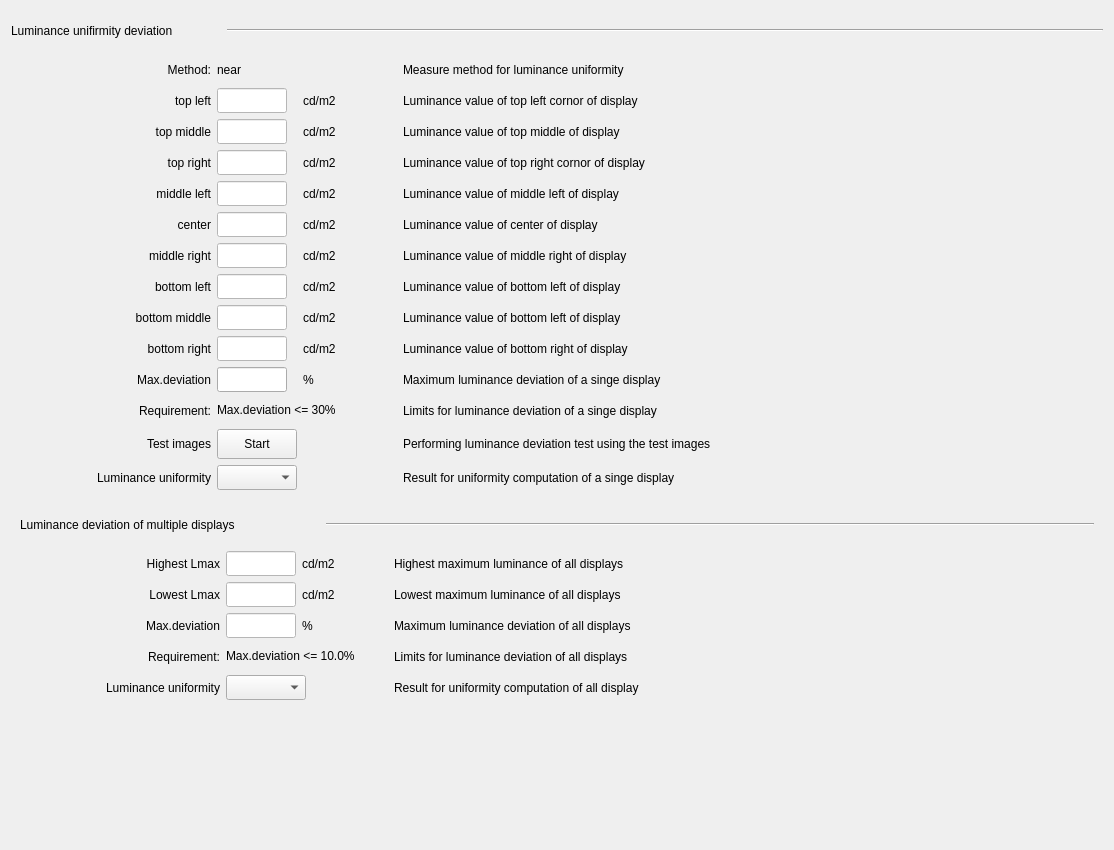
<?xml version="1.0" encoding="UTF-8"?>
<ui version="4.0">
 <class>LuminanceDeviation</class>
 <widget class="QWidget" name="LuminanceDeviation">
  <property name="geometry">
   <rect>
    <x>0</x>
    <y>0</y>
    <width>1114</width>
    <height>850</height>
   </rect>
  </property>
  <property name="windowTitle">
   <string>Form</string>
  </property>
  <layout class="QGridLayout" name="gridLayout_3">
   <item row="0" column="0">
    <layout class="QHBoxLayout" name="horizontalLayout_333">
     <item>
      <widget class="QLabel" name="label_835">
       <property name="minimumSize">
        <size>
         <width>210</width>
         <height>40</height>
        </size>
       </property>
       <property name="maximumSize">
        <size>
         <width>210</width>
         <height>40</height>
        </size>
       </property>
       <property name="text">
        <string>Luminance unifirmity deviation</string>
       </property>
      </widget>
     </item>
     <item>
      <widget class="Line" name="line_50">
       <property name="orientation">
        <enum>Qt::Horizontal</enum>
       </property>
      </widget>
     </item>
    </layout>
   </item>
   <item row="1" column="0">
    <layout class="QGridLayout" name="gridLayout">
     <item row="3" column="4">
      <widget class="QLabel" name="label_843">
       <property name="minimumSize">
        <size>
         <width>700</width>
         <height>0</height>
        </size>
       </property>
       <property name="maximumSize">
        <size>
         <width>700</width>
         <height>16777215</height>
        </size>
       </property>
       <property name="text">
        <string>Luminance value of top right cornor of display</string>
       </property>
      </widget>
     </item>
     <item row="6" column="2">
      <widget class="QLabel" name="lable_middle_right_2">
       <property name="minimumSize">
        <size>
         <width>41</width>
         <height>0</height>
        </size>
       </property>
       <property name="maximumSize">
        <size>
         <width>41</width>
         <height>16777215</height>
        </size>
       </property>
       <property name="text">
        <string>cd/m2</string>
       </property>
      </widget>
     </item>
     <item row="4" column="4">
      <widget class="QLabel" name="lable_middle_left_3">
       <property name="minimumSize">
        <size>
         <width>700</width>
         <height>0</height>
        </size>
       </property>
       <property name="maximumSize">
        <size>
         <width>700</width>
         <height>16777215</height>
        </size>
       </property>
       <property name="text">
        <string>Luminance value of middle left of display</string>
       </property>
      </widget>
     </item>
     <item row="4" column="2">
      <widget class="QLabel" name="lable_middle_left_2">
       <property name="minimumSize">
        <size>
         <width>41</width>
         <height>0</height>
        </size>
       </property>
       <property name="maximumSize">
        <size>
         <width>41</width>
         <height>16777215</height>
        </size>
       </property>
       <property name="text">
        <string>cd/m2</string>
       </property>
      </widget>
     </item>
     <item row="5" column="0">
      <widget class="QLabel" name="label_845">
       <property name="minimumSize">
        <size>
         <width>200</width>
         <height>0</height>
        </size>
       </property>
       <property name="maximumSize">
        <size>
         <width>200</width>
         <height>16777215</height>
        </size>
       </property>
       <property name="text">
        <string>center</string>
       </property>
       <property name="alignment">
        <set>Qt::AlignRight|Qt::AlignTrailing|Qt::AlignVCenter</set>
       </property>
      </widget>
     </item>
     <item row="6" column="0">
      <widget class="QLabel" name="lable_middle_right_1">
       <property name="minimumSize">
        <size>
         <width>200</width>
         <height>0</height>
        </size>
       </property>
       <property name="maximumSize">
        <size>
         <width>200</width>
         <height>16777215</height>
        </size>
       </property>
       <property name="text">
        <string>middle right</string>
       </property>
       <property name="alignment">
        <set>Qt::AlignRight|Qt::AlignTrailing|Qt::AlignVCenter</set>
       </property>
      </widget>
     </item>
     <item row="7" column="1">
      <widget class="QLineEdit" name="BottomLeftLum_lineEdit">
       <property name="minimumSize">
        <size>
         <width>70</width>
         <height>25</height>
        </size>
       </property>
       <property name="maximumSize">
        <size>
         <width>70</width>
         <height>25</height>
        </size>
       </property>
       <property name="styleSheet">
        <string notr="true">background-color: rgb(255, 255, 255);</string>
       </property>
      </widget>
     </item>
     <item row="10" column="0">
      <widget class="QLabel" name="label_1184">
       <property name="minimumSize">
        <size>
         <width>200</width>
         <height>0</height>
        </size>
       </property>
       <property name="maximumSize">
        <size>
         <width>200</width>
         <height>16777215</height>
        </size>
       </property>
       <property name="text">
        <string>Max.deviation</string>
       </property>
       <property name="alignment">
        <set>Qt::AlignRight|Qt::AlignTrailing|Qt::AlignVCenter</set>
       </property>
      </widget>
     </item>
     <item row="1" column="4">
      <widget class="QLabel" name="label_841">
       <property name="minimumSize">
        <size>
         <width>700</width>
         <height>0</height>
        </size>
       </property>
       <property name="maximumSize">
        <size>
         <width>700</width>
         <height>16777215</height>
        </size>
       </property>
       <property name="text">
        <string>Luminance value of top left cornor of display</string>
       </property>
      </widget>
     </item>
     <item row="3" column="2">
      <widget class="QLabel" name="label_844">
       <property name="minimumSize">
        <size>
         <width>41</width>
         <height>0</height>
        </size>
       </property>
       <property name="maximumSize">
        <size>
         <width>41</width>
         <height>16777215</height>
        </size>
       </property>
       <property name="text">
        <string>cd/m2</string>
       </property>
      </widget>
     </item>
     <item row="5" column="4">
      <widget class="QLabel" name="label_846">
       <property name="minimumSize">
        <size>
         <width>700</width>
         <height>0</height>
        </size>
       </property>
       <property name="maximumSize">
        <size>
         <width>700</width>
         <height>16777215</height>
        </size>
       </property>
       <property name="text">
        <string>Luminance value of center of display</string>
       </property>
      </widget>
     </item>
     <item row="5" column="1">
      <widget class="QLineEdit" name="Center_lineEdit">
       <property name="minimumSize">
        <size>
         <width>70</width>
         <height>25</height>
        </size>
       </property>
       <property name="maximumSize">
        <size>
         <width>70</width>
         <height>25</height>
        </size>
       </property>
       <property name="styleSheet">
        <string notr="true">background-color: rgb(255, 255, 255);</string>
       </property>
      </widget>
     </item>
     <item row="9" column="0">
      <widget class="QLabel" name="label_1183">
       <property name="minimumSize">
        <size>
         <width>200</width>
         <height>0</height>
        </size>
       </property>
       <property name="maximumSize">
        <size>
         <width>200</width>
         <height>16777215</height>
        </size>
       </property>
       <property name="text">
        <string>bottom right</string>
       </property>
       <property name="alignment">
        <set>Qt::AlignRight|Qt::AlignTrailing|Qt::AlignVCenter</set>
       </property>
      </widget>
     </item>
     <item row="9" column="2">
      <widget class="QLabel" name="label_1182">
       <property name="minimumSize">
        <size>
         <width>41</width>
         <height>0</height>
        </size>
       </property>
       <property name="maximumSize">
        <size>
         <width>41</width>
         <height>16777215</height>
        </size>
       </property>
       <property name="text">
        <string>cd/m2</string>
       </property>
      </widget>
     </item>
     <item row="13" column="0">
      <widget class="QLabel" name="label_1192">
       <property name="minimumSize">
        <size>
         <width>200</width>
         <height>0</height>
        </size>
       </property>
       <property name="maximumSize">
        <size>
         <width>200</width>
         <height>16777215</height>
        </size>
       </property>
       <property name="text">
        <string>Luminance uniformity</string>
       </property>
       <property name="alignment">
        <set>Qt::AlignRight|Qt::AlignTrailing|Qt::AlignVCenter</set>
       </property>
      </widget>
     </item>
     <item row="12" column="0">
      <widget class="QLabel" name="label_1190">
       <property name="minimumSize">
        <size>
         <width>200</width>
         <height>0</height>
        </size>
       </property>
       <property name="maximumSize">
        <size>
         <width>200</width>
         <height>16777215</height>
        </size>
       </property>
       <property name="text">
        <string>Test images</string>
       </property>
       <property name="alignment">
        <set>Qt::AlignRight|Qt::AlignTrailing|Qt::AlignVCenter</set>
       </property>
      </widget>
     </item>
     <item row="7" column="2">
      <widget class="QLabel" name="label_848">
       <property name="minimumSize">
        <size>
         <width>41</width>
         <height>0</height>
        </size>
       </property>
       <property name="maximumSize">
        <size>
         <width>41</width>
         <height>16777215</height>
        </size>
       </property>
       <property name="text">
        <string>cd/m2</string>
       </property>
      </widget>
     </item>
     <item row="10" column="4">
      <widget class="QLabel" name="label_1186">
       <property name="minimumSize">
        <size>
         <width>700</width>
         <height>0</height>
        </size>
       </property>
       <property name="maximumSize">
        <size>
         <width>700</width>
         <height>16777215</height>
        </size>
       </property>
       <property name="text">
        <string>Maximum luminance deviation of a singe display </string>
       </property>
      </widget>
     </item>
     <item row="5" column="2">
      <widget class="QLabel" name="label_847">
       <property name="minimumSize">
        <size>
         <width>41</width>
         <height>0</height>
        </size>
       </property>
       <property name="maximumSize">
        <size>
         <width>41</width>
         <height>16777215</height>
        </size>
       </property>
       <property name="text">
        <string>cd/m2</string>
       </property>
      </widget>
     </item>
     <item row="9" column="1">
      <widget class="QLineEdit" name="BottomRightLum_lineEdit">
       <property name="minimumSize">
        <size>
         <width>70</width>
         <height>25</height>
        </size>
       </property>
       <property name="maximumSize">
        <size>
         <width>70</width>
         <height>25</height>
        </size>
       </property>
       <property name="styleSheet">
        <string notr="true">background-color: rgb(255, 255, 255);</string>
       </property>
      </widget>
     </item>
     <item row="4" column="0">
      <widget class="QLabel" name="lable_middle_left_1">
       <property name="minimumSize">
        <size>
         <width>200</width>
         <height>0</height>
        </size>
       </property>
       <property name="maximumSize">
        <size>
         <width>200</width>
         <height>16777215</height>
        </size>
       </property>
       <property name="text">
        <string>middle left</string>
       </property>
       <property name="alignment">
        <set>Qt::AlignRight|Qt::AlignTrailing|Qt::AlignVCenter</set>
       </property>
      </widget>
     </item>
     <item row="7" column="4">
      <widget class="QLabel" name="label_849">
       <property name="minimumSize">
        <size>
         <width>700</width>
         <height>0</height>
        </size>
       </property>
       <property name="maximumSize">
        <size>
         <width>700</width>
         <height>16777215</height>
        </size>
       </property>
       <property name="text">
        <string>Luminance value of bottom left of display</string>
       </property>
      </widget>
     </item>
     <item row="10" column="2">
      <widget class="QLabel" name="label_1185">
       <property name="minimumSize">
        <size>
         <width>20</width>
         <height>0</height>
        </size>
       </property>
       <property name="maximumSize">
        <size>
         <width>20</width>
         <height>16777215</height>
        </size>
       </property>
       <property name="text">
        <string>%</string>
       </property>
      </widget>
     </item>
     <item row="11" column="4">
      <widget class="QLabel" name="label_1189">
       <property name="minimumSize">
        <size>
         <width>700</width>
         <height>0</height>
        </size>
       </property>
       <property name="maximumSize">
        <size>
         <width>700</width>
         <height>16777215</height>
        </size>
       </property>
       <property name="text">
        <string>Limits for luminance deviation of a singe display</string>
       </property>
      </widget>
     </item>
     <item row="3" column="1">
      <widget class="QLineEdit" name="TopRightLum_lineEdit">
       <property name="minimumSize">
        <size>
         <width>70</width>
         <height>25</height>
        </size>
       </property>
       <property name="maximumSize">
        <size>
         <width>70</width>
         <height>25</height>
        </size>
       </property>
       <property name="styleSheet">
        <string notr="true">background-color: rgb(255, 255, 255);</string>
       </property>
      </widget>
     </item>
     <item row="12" column="4">
      <widget class="QLabel" name="label_1191">
       <property name="minimumSize">
        <size>
         <width>700</width>
         <height>0</height>
        </size>
       </property>
       <property name="maximumSize">
        <size>
         <width>700</width>
         <height>16777215</height>
        </size>
       </property>
       <property name="text">
        <string>Performing luminance deviation test using the test images</string>
       </property>
      </widget>
     </item>
     <item row="11" column="0">
      <widget class="QLabel" name="label_1187">
       <property name="minimumSize">
        <size>
         <width>200</width>
         <height>0</height>
        </size>
       </property>
       <property name="maximumSize">
        <size>
         <width>200</width>
         <height>16777215</height>
        </size>
       </property>
       <property name="text">
        <string>Requirement:</string>
       </property>
       <property name="alignment">
        <set>Qt::AlignRight|Qt::AlignTrailing|Qt::AlignVCenter</set>
       </property>
      </widget>
     </item>
     <item row="3" column="0">
      <widget class="QLabel" name="label_842">
       <property name="minimumSize">
        <size>
         <width>200</width>
         <height>0</height>
        </size>
       </property>
       <property name="maximumSize">
        <size>
         <width>200</width>
         <height>16777215</height>
        </size>
       </property>
       <property name="text">
        <string>top right</string>
       </property>
       <property name="alignment">
        <set>Qt::AlignRight|Qt::AlignTrailing|Qt::AlignVCenter</set>
       </property>
      </widget>
     </item>
     <item row="11" column="1" colspan="3">
      <widget class="QLabel" name="label_1188">
       <property name="minimumSize">
        <size>
         <width>0</width>
         <height>25</height>
        </size>
       </property>
       <property name="text">
        <string>Max.deviation &lt;= 30%</string>
       </property>
      </widget>
     </item>
     <item row="6" column="4">
      <widget class="QLabel" name="lable_middle_right_3">
       <property name="minimumSize">
        <size>
         <width>700</width>
         <height>0</height>
        </size>
       </property>
       <property name="maximumSize">
        <size>
         <width>700</width>
         <height>16777215</height>
        </size>
       </property>
       <property name="text">
        <string>Luminance value of middle right of display</string>
       </property>
      </widget>
     </item>
     <item row="2" column="2">
      <widget class="QLabel" name="lable_top_middle_2">
       <property name="minimumSize">
        <size>
         <width>41</width>
         <height>0</height>
        </size>
       </property>
       <property name="maximumSize">
        <size>
         <width>41</width>
         <height>16777215</height>
        </size>
       </property>
       <property name="text">
        <string>cd/m2</string>
       </property>
      </widget>
     </item>
     <item row="10" column="1">
      <widget class="QLineEdit" name="MaxDeviation_lineEdit">
       <property name="minimumSize">
        <size>
         <width>70</width>
         <height>25</height>
        </size>
       </property>
       <property name="maximumSize">
        <size>
         <width>70</width>
         <height>25</height>
        </size>
       </property>
       <property name="styleSheet">
        <string notr="true"/>
       </property>
       <property name="readOnly">
        <bool>true</bool>
       </property>
      </widget>
     </item>
     <item row="12" column="1">
      <widget class="QPushButton" name="TestUniformity">
       <property name="minimumSize">
        <size>
         <width>0</width>
         <height>30</height>
        </size>
       </property>
       <property name="maximumSize">
        <size>
         <width>16777215</width>
         <height>30</height>
        </size>
       </property>
       <property name="text">
        <string>Start</string>
       </property>
      </widget>
     </item>
     <item row="1" column="1">
      <widget class="QLineEdit" name="TopLeftLum_lineEdit">
       <property name="minimumSize">
        <size>
         <width>70</width>
         <height>25</height>
        </size>
       </property>
       <property name="maximumSize">
        <size>
         <width>70</width>
         <height>25</height>
        </size>
       </property>
       <property name="styleSheet">
        <string notr="true">background-color: rgb(255, 255, 255);</string>
       </property>
      </widget>
     </item>
     <item row="2" column="4">
      <widget class="QLabel" name="lable_top_middle_3">
       <property name="minimumSize">
        <size>
         <width>700</width>
         <height>0</height>
        </size>
       </property>
       <property name="maximumSize">
        <size>
         <width>700</width>
         <height>16777215</height>
        </size>
       </property>
       <property name="text">
        <string>Luminance value of top middle of display</string>
       </property>
      </widget>
     </item>
     <item row="2" column="1">
      <widget class="QLineEdit" name="TopMiddLum_lineEdit">
       <property name="minimumSize">
        <size>
         <width>70</width>
         <height>25</height>
        </size>
       </property>
       <property name="maximumSize">
        <size>
         <width>70</width>
         <height>25</height>
        </size>
       </property>
       <property name="styleSheet">
        <string notr="true">background-color: rgb(255, 255, 255);</string>
       </property>
      </widget>
     </item>
     <item row="0" column="0">
      <widget class="QLabel" name="label_836">
       <property name="minimumSize">
        <size>
         <width>200</width>
         <height>0</height>
        </size>
       </property>
       <property name="maximumSize">
        <size>
         <width>200</width>
         <height>16777215</height>
        </size>
       </property>
       <property name="text">
        <string>Method:</string>
       </property>
       <property name="alignment">
        <set>Qt::AlignRight|Qt::AlignTrailing|Qt::AlignVCenter</set>
       </property>
      </widget>
     </item>
     <item row="7" column="0">
      <widget class="QLabel" name="label_850">
       <property name="minimumSize">
        <size>
         <width>200</width>
         <height>0</height>
        </size>
       </property>
       <property name="maximumSize">
        <size>
         <width>200</width>
         <height>16777215</height>
        </size>
       </property>
       <property name="text">
        <string>bottom left</string>
       </property>
       <property name="alignment">
        <set>Qt::AlignRight|Qt::AlignTrailing|Qt::AlignVCenter</set>
       </property>
      </widget>
     </item>
     <item row="4" column="1">
      <widget class="QLineEdit" name="Middle_left_lineEdit">
       <property name="minimumSize">
        <size>
         <width>70</width>
         <height>25</height>
        </size>
       </property>
       <property name="maximumSize">
        <size>
         <width>70</width>
         <height>25</height>
        </size>
       </property>
       <property name="styleSheet">
        <string notr="true">background-color: rgb(255, 255, 255);</string>
       </property>
      </widget>
     </item>
     <item row="6" column="1">
      <widget class="QLineEdit" name="Middle_right_lineEdit">
       <property name="minimumSize">
        <size>
         <width>70</width>
         <height>25</height>
        </size>
       </property>
       <property name="maximumSize">
        <size>
         <width>70</width>
         <height>25</height>
        </size>
       </property>
       <property name="styleSheet">
        <string notr="true">background-color: rgb(255, 255, 255);</string>
       </property>
      </widget>
     </item>
     <item row="13" column="4">
      <widget class="QLabel" name="label_1193">
       <property name="minimumSize">
        <size>
         <width>700</width>
         <height>0</height>
        </size>
       </property>
       <property name="maximumSize">
        <size>
         <width>700</width>
         <height>16777215</height>
        </size>
       </property>
       <property name="text">
        <string>Result for uniformity computation of a singe display</string>
       </property>
      </widget>
     </item>
     <item row="5" column="3">
      <spacer name="horizontalSpacer_211">
       <property name="orientation">
        <enum>Qt::Horizontal</enum>
       </property>
       <property name="sizeHint" stdset="0">
        <size>
         <width>40</width>
         <height>20</height>
        </size>
       </property>
      </spacer>
     </item>
     <item row="9" column="4">
      <widget class="QLabel" name="label_1181">
       <property name="minimumSize">
        <size>
         <width>700</width>
         <height>0</height>
        </size>
       </property>
       <property name="maximumSize">
        <size>
         <width>700</width>
         <height>16777215</height>
        </size>
       </property>
       <property name="text">
        <string>Luminance value of bottom right of display</string>
       </property>
      </widget>
     </item>
     <item row="1" column="2">
      <widget class="QLabel" name="label_840">
       <property name="minimumSize">
        <size>
         <width>41</width>
         <height>0</height>
        </size>
       </property>
       <property name="maximumSize">
        <size>
         <width>41</width>
         <height>16777215</height>
        </size>
       </property>
       <property name="text">
        <string>cd/m2</string>
       </property>
      </widget>
     </item>
     <item row="2" column="0">
      <widget class="QLabel" name="lable_top_middle_1">
       <property name="minimumSize">
        <size>
         <width>200</width>
         <height>0</height>
        </size>
       </property>
       <property name="maximumSize">
        <size>
         <width>200</width>
         <height>16777215</height>
        </size>
       </property>
       <property name="text">
        <string>top middle</string>
       </property>
       <property name="alignment">
        <set>Qt::AlignRight|Qt::AlignTrailing|Qt::AlignVCenter</set>
       </property>
      </widget>
     </item>
     <item row="13" column="1" colspan="2">
      <widget class="QComboBox" name="LumUniformity_comboBox">
       <property name="minimumSize">
        <size>
         <width>80</width>
         <height>25</height>
        </size>
       </property>
       <property name="maximumSize">
        <size>
         <width>80</width>
         <height>25</height>
        </size>
       </property>
      </widget>
     </item>
     <item row="0" column="1">
      <widget class="QLabel" name="label_837">
       <property name="minimumSize">
        <size>
         <width>0</width>
         <height>25</height>
        </size>
       </property>
       <property name="text">
        <string>near</string>
       </property>
      </widget>
     </item>
     <item row="0" column="4">
      <widget class="QLabel" name="label_838">
       <property name="minimumSize">
        <size>
         <width>700</width>
         <height>0</height>
        </size>
       </property>
       <property name="maximumSize">
        <size>
         <width>700</width>
         <height>16777215</height>
        </size>
       </property>
       <property name="text">
        <string>Measure method for luminance uniformity</string>
       </property>
      </widget>
     </item>
     <item row="1" column="0">
      <widget class="QLabel" name="label_839">
       <property name="minimumSize">
        <size>
         <width>200</width>
         <height>0</height>
        </size>
       </property>
       <property name="maximumSize">
        <size>
         <width>200</width>
         <height>16777215</height>
        </size>
       </property>
       <property name="text">
        <string>top left</string>
       </property>
       <property name="alignment">
        <set>Qt::AlignRight|Qt::AlignTrailing|Qt::AlignVCenter</set>
       </property>
      </widget>
     </item>
     <item row="8" column="0">
      <widget class="QLabel" name="label_bottom_middle_1">
       <property name="minimumSize">
        <size>
         <width>200</width>
         <height>0</height>
        </size>
       </property>
       <property name="maximumSize">
        <size>
         <width>200</width>
         <height>16777215</height>
        </size>
       </property>
       <property name="text">
        <string>bottom middle</string>
       </property>
       <property name="alignment">
        <set>Qt::AlignRight|Qt::AlignTrailing|Qt::AlignVCenter</set>
       </property>
      </widget>
     </item>
     <item row="8" column="1">
      <widget class="QLineEdit" name="Bottom_middle_lineEdit">
       <property name="minimumSize">
        <size>
         <width>70</width>
         <height>25</height>
        </size>
       </property>
       <property name="maximumSize">
        <size>
         <width>70</width>
         <height>25</height>
        </size>
       </property>
       <property name="styleSheet">
        <string notr="true">background-color: rgb(255, 255, 255);</string>
       </property>
      </widget>
     </item>
     <item row="8" column="2">
      <widget class="QLabel" name="label_bottom_middle_2">
       <property name="minimumSize">
        <size>
         <width>41</width>
         <height>0</height>
        </size>
       </property>
       <property name="maximumSize">
        <size>
         <width>41</width>
         <height>16777215</height>
        </size>
       </property>
       <property name="text">
        <string>cd/m2</string>
       </property>
      </widget>
     </item>
     <item row="8" column="4">
      <widget class="QLabel" name="label_bottom_middle_3">
       <property name="minimumSize">
        <size>
         <width>700</width>
         <height>0</height>
        </size>
       </property>
       <property name="maximumSize">
        <size>
         <width>700</width>
         <height>16777215</height>
        </size>
       </property>
       <property name="text">
        <string>Luminance value of bottom left of display</string>
       </property>
      </widget>
     </item>
    </layout>
   </item>
   <item row="2" column="0">
    <widget class="QWidget" name="multiple_deviation_widget" native="true">
     <layout class="QVBoxLayout" name="verticalLayout">
      <item>
       <layout class="QHBoxLayout" name="horizontalLayout_459">
        <item>
         <widget class="QLabel" name="label_1194">
          <property name="minimumSize">
           <size>
            <width>210</width>
            <height>40</height>
           </size>
          </property>
          <property name="maximumSize">
           <size>
            <width>300</width>
            <height>40</height>
           </size>
          </property>
          <property name="text">
           <string>Luminance deviation of multiple displays</string>
          </property>
         </widget>
        </item>
        <item>
         <widget class="Line" name="line_66">
          <property name="orientation">
           <enum>Qt::Horizontal</enum>
          </property>
         </widget>
        </item>
       </layout>
      </item>
      <item>
       <layout class="QGridLayout" name="gridLayout_2">
        <item row="2" column="2">
         <widget class="QLabel" name="label_1202">
          <property name="minimumSize">
           <size>
            <width>20</width>
            <height>0</height>
           </size>
          </property>
          <property name="maximumSize">
           <size>
            <width>20</width>
            <height>16777215</height>
           </size>
          </property>
          <property name="text">
           <string>%</string>
          </property>
         </widget>
        </item>
        <item row="0" column="1">
         <widget class="QLineEdit" name="HighestLmax_lineEdit">
          <property name="minimumSize">
           <size>
            <width>70</width>
            <height>25</height>
           </size>
          </property>
          <property name="maximumSize">
           <size>
            <width>70</width>
            <height>25</height>
           </size>
          </property>
          <property name="styleSheet">
           <string notr="true">background-color: rgb(255, 255, 255);</string>
          </property>
         </widget>
        </item>
        <item row="1" column="1">
         <widget class="QLineEdit" name="LowestLmax_lineEdit">
          <property name="minimumSize">
           <size>
            <width>70</width>
            <height>25</height>
           </size>
          </property>
          <property name="maximumSize">
           <size>
            <width>70</width>
            <height>25</height>
           </size>
          </property>
          <property name="styleSheet">
           <string notr="true">background-color: rgb(255, 255, 255);</string>
          </property>
         </widget>
        </item>
        <item row="2" column="4">
         <widget class="QLabel" name="label_1201">
          <property name="minimumSize">
           <size>
            <width>700</width>
            <height>0</height>
           </size>
          </property>
          <property name="maximumSize">
           <size>
            <width>700</width>
            <height>16777215</height>
           </size>
          </property>
          <property name="text">
           <string>Maximum luminance deviation of all displays</string>
          </property>
         </widget>
        </item>
        <item row="1" column="4">
         <widget class="QLabel" name="label_1198">
          <property name="minimumSize">
           <size>
            <width>700</width>
            <height>0</height>
           </size>
          </property>
          <property name="maximumSize">
           <size>
            <width>700</width>
            <height>16777215</height>
           </size>
          </property>
          <property name="text">
           <string>Lowest maximum luminance of all displays</string>
          </property>
         </widget>
        </item>
        <item row="0" column="4">
         <widget class="QLabel" name="label_1195">
          <property name="minimumSize">
           <size>
            <width>700</width>
            <height>0</height>
           </size>
          </property>
          <property name="maximumSize">
           <size>
            <width>700</width>
            <height>16777215</height>
           </size>
          </property>
          <property name="text">
           <string>Highest maximum luminance of all displays</string>
          </property>
         </widget>
        </item>
        <item row="1" column="0">
         <widget class="QLabel" name="label_1199">
          <property name="minimumSize">
           <size>
            <width>200</width>
            <height>0</height>
           </size>
          </property>
          <property name="maximumSize">
           <size>
            <width>200</width>
            <height>16777215</height>
           </size>
          </property>
          <property name="text">
           <string>Lowest Lmax</string>
          </property>
          <property name="alignment">
           <set>Qt::AlignRight|Qt::AlignTrailing|Qt::AlignVCenter</set>
          </property>
         </widget>
        </item>
        <item row="0" column="0">
         <widget class="QLabel" name="label_1197">
          <property name="minimumSize">
           <size>
            <width>200</width>
            <height>0</height>
           </size>
          </property>
          <property name="maximumSize">
           <size>
            <width>200</width>
            <height>16777215</height>
           </size>
          </property>
          <property name="text">
           <string>Highest Lmax</string>
          </property>
          <property name="alignment">
           <set>Qt::AlignRight|Qt::AlignTrailing|Qt::AlignVCenter</set>
          </property>
         </widget>
        </item>
        <item row="4" column="4">
         <widget class="QLabel" name="label_1208">
          <property name="minimumSize">
           <size>
            <width>700</width>
            <height>0</height>
           </size>
          </property>
          <property name="maximumSize">
           <size>
            <width>700</width>
            <height>16777215</height>
           </size>
          </property>
          <property name="text">
           <string>Result for uniformity computation of all display</string>
          </property>
         </widget>
        </item>
        <item row="2" column="1">
         <widget class="QLineEdit" name="MaxDeviation_lineEdit_2">
          <property name="minimumSize">
           <size>
            <width>70</width>
            <height>25</height>
           </size>
          </property>
          <property name="maximumSize">
           <size>
            <width>70</width>
            <height>25</height>
           </size>
          </property>
          <property name="styleSheet">
           <string notr="true">background-color: rgb(255, 255, 255);</string>
          </property>
          <property name="readOnly">
           <bool>true</bool>
          </property>
         </widget>
        </item>
        <item row="3" column="4">
         <widget class="QLabel" name="label_1206">
          <property name="minimumSize">
           <size>
            <width>700</width>
            <height>0</height>
           </size>
          </property>
          <property name="maximumSize">
           <size>
            <width>700</width>
            <height>16777215</height>
           </size>
          </property>
          <property name="text">
           <string>Limits for luminance deviation of all displays</string>
          </property>
         </widget>
        </item>
        <item row="2" column="0">
         <widget class="QLabel" name="label_1203">
          <property name="minimumSize">
           <size>
            <width>200</width>
            <height>0</height>
           </size>
          </property>
          <property name="maximumSize">
           <size>
            <width>200</width>
            <height>16777215</height>
           </size>
          </property>
          <property name="text">
           <string>Max.deviation</string>
          </property>
          <property name="alignment">
           <set>Qt::AlignRight|Qt::AlignTrailing|Qt::AlignVCenter</set>
          </property>
         </widget>
        </item>
        <item row="3" column="1" colspan="3">
         <widget class="QLabel" name="label_1204">
          <property name="minimumSize">
           <size>
            <width>0</width>
            <height>25</height>
           </size>
          </property>
          <property name="text">
           <string>Max.deviation &lt;= 10.0%</string>
          </property>
         </widget>
        </item>
        <item row="1" column="2">
         <widget class="QLabel" name="label_1200">
          <property name="minimumSize">
           <size>
            <width>41</width>
            <height>0</height>
           </size>
          </property>
          <property name="maximumSize">
           <size>
            <width>41</width>
            <height>16777215</height>
           </size>
          </property>
          <property name="text">
           <string>cd/m2</string>
          </property>
         </widget>
        </item>
        <item row="0" column="2">
         <widget class="QLabel" name="label_1196">
          <property name="minimumSize">
           <size>
            <width>41</width>
            <height>0</height>
           </size>
          </property>
          <property name="maximumSize">
           <size>
            <width>41</width>
            <height>16777215</height>
           </size>
          </property>
          <property name="text">
           <string>cd/m2</string>
          </property>
         </widget>
        </item>
        <item row="1" column="3">
         <spacer name="horizontalSpacer_310">
          <property name="orientation">
           <enum>Qt::Horizontal</enum>
          </property>
          <property name="sizeHint" stdset="0">
           <size>
            <width>40</width>
            <height>20</height>
           </size>
          </property>
         </spacer>
        </item>
        <item row="4" column="0">
         <widget class="QLabel" name="label_1207">
          <property name="minimumSize">
           <size>
            <width>200</width>
            <height>0</height>
           </size>
          </property>
          <property name="maximumSize">
           <size>
            <width>200</width>
            <height>16777215</height>
           </size>
          </property>
          <property name="text">
           <string>Luminance uniformity</string>
          </property>
          <property name="alignment">
           <set>Qt::AlignRight|Qt::AlignTrailing|Qt::AlignVCenter</set>
          </property>
         </widget>
        </item>
        <item row="3" column="0">
         <widget class="QLabel" name="label_1205">
          <property name="minimumSize">
           <size>
            <width>200</width>
            <height>0</height>
           </size>
          </property>
          <property name="maximumSize">
           <size>
            <width>200</width>
            <height>16777215</height>
           </size>
          </property>
          <property name="text">
           <string>Requirement:</string>
          </property>
          <property name="alignment">
           <set>Qt::AlignRight|Qt::AlignTrailing|Qt::AlignVCenter</set>
          </property>
         </widget>
        </item>
        <item row="4" column="1" colspan="2">
         <widget class="QComboBox" name="Multiple_LumUniformity_comboBox">
          <property name="minimumSize">
           <size>
            <width>80</width>
            <height>25</height>
           </size>
          </property>
          <property name="maximumSize">
           <size>
            <width>80</width>
            <height>25</height>
           </size>
          </property>
         </widget>
        </item>
       </layout>
      </item>
     </layout>
    </widget>
   </item>
   <item row="3" column="0">
    <spacer name="verticalSpacer">
     <property name="orientation">
      <enum>Qt::Vertical</enum>
     </property>
     <property name="sizeHint" stdset="0">
      <size>
       <width>20</width>
       <height>117</height>
      </size>
     </property>
    </spacer>
   </item>
  </layout>
 </widget>
 <resources/>
 <connections/>
</ui>
